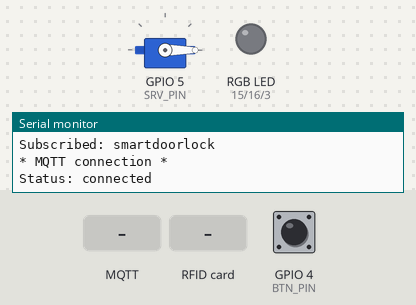
Simulated run of this sketch. Board: ESP8266 (NodeMCU). Shown: servo, an RGB LED mixed from three pins (HIGH = lit), the last lines printed to the serial monitor. The test bench sets the inputs (shaded band); at power-on: GPIO 4 (BTN_PIN) HIGH. WiFi joins after 1.5 s; servers stay silent unless stated; no MQTT or app messages arrive unless stated.

Above: at 5.7 s.
5.8 s: MQTT message "unlocked" arrives on the first subscribed topic
At 6.7 s:
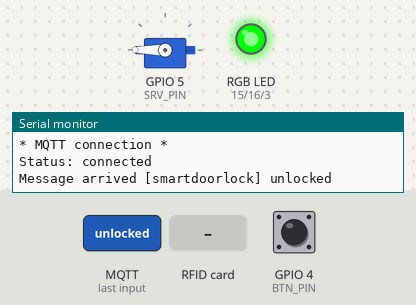
7.3 s: MQTT message "locked" arrives on the first subscribed topic
At 8.0 s:
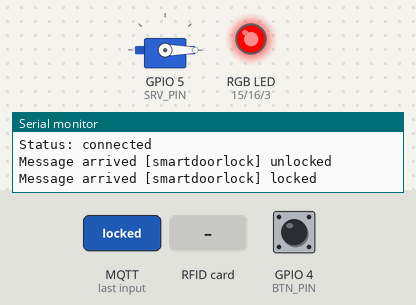
8.8 s: RFID card 5E 7A 19 C4 held to the reader
At 9.5 s:
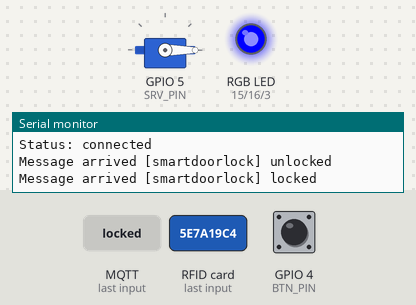
10.3 s: RFID card 29 73 A4 89 held to the reader
At 11.2 s:
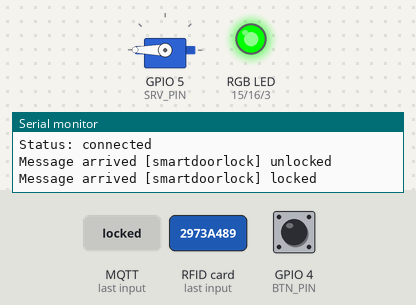
12.3 s: RFID card 5E 7A 19 C4 held to the reader
At 14.0 s:
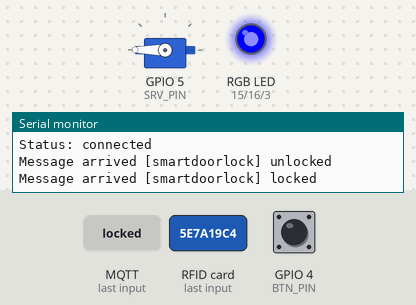
14.3 s: RFID card 60 1A A8 1E held to the reader
At 15.7 s:
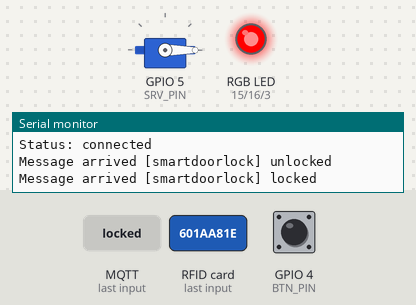
Timing chart, 0 to 17.3 s (numbered marks = the images above; inputs shaded):
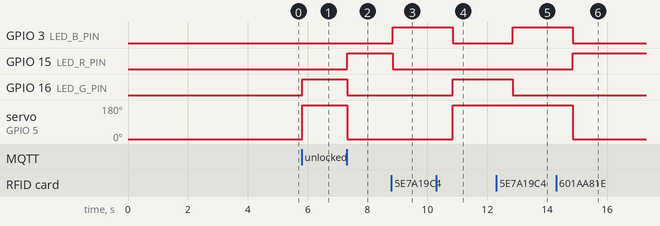

The sketch:

smartdoorlock.ino
```cpp
// Wireless RFID and WiFi Smart Door Lock using NodeMCU ESP8266

#include <SPI.h>
#include <Servo.h>
#include <MFRC522.h>
#include <WiFiManager.h>
#include <ESP8266WiFi.h>
#include <PubSubClient.h>
#include <WiFiClientSecure.h>

#define _WIFIMANAGER_LOGLEVEL_ NONE // For the WiFiManager library

#define RST_PIN 0     // RST-PIN for RC522 - RFID - SPI - Module GPIO0 (D3)
#define SDA_PIN 2     // SDA-PIN for RC522 - RFID - SPI - Module GPIO2 (D4)
#define SRV_PIN 5     // PIN for Servo Motor - DC Motor - Module GPIO5 (D1)
#define BTN_PIN 4     // PIN for Button - GPIO4 (D2)
#define LED_R_PIN 15  // Red pin for RGB LED - Module GPIO16 (D0)
#define LED_G_PIN 16  // Green pin for RGB LED - Module GPIO15 (D8)
#define LED_B_PIN 3   // Blue pin for RGB LED - Using 3.3V pin

// Global variables
bool SERVO_OPEN = false;
bool AUTH_TAG = 0;

// Wi-Fi connection information
const char* ssid = "";
const char* pswd = "";

// MQTT connection information
const char* mqtt_server = "mqtt.eclipseprojects.io";
String clientId = "ESP8266Client-" + String(ESP.getChipId());
String topic = "smartdoorlock";

// RFID information
const char* rfid_card = "29 73 A4 89";
const char* rfid_tag = "60 1A A8 1E";

// Create instances
WiFiClientSecure espClientSecure;
PubSubClient client(espClientSecure);
MFRC522 mfrc522(SDA_PIN, RST_PIN);
Servo servo;

/* Setup function */
void setup() {
  Serial.begin(115200);
  SPI.begin();
  Servo_Init();
  MFRC522_Init();
  Button_Init();
  WiFi_Init();
  MQTT_Init();
  RGB_LED_Init();
}

/* Loop function */
void loop() {
  MQTT_Check();
  MFRC522_Check();
  Button_Check();
}

/* Initialization functions */
void Servo_Init() {
  Serial.println("\n* Servo Motor initialization *");
  servo.attach(SRV_PIN);
  servo.write(0);
  Serial.println("Status: initialized");
}

void MFRC522_Init() {
  Serial.println("\n* RFID MFRC522 initialization *");
  mfrc522.PCD_Init();
  if (mfrc522.PCD_PerformSelfTest()) {
    mfrc522.PCD_DumpVersionToSerial();
    Serial.println("Status: initialized");
  } else {
    Serial.println("Status: uninitialized");
  }
}

void Button_Init() {
  Serial.println("\n* Button initialization *");
  pinMode(BTN_PIN, INPUT_PULLUP);
  Serial.println("Status: initialized");
}

void WiFi_Init() {
  WiFiManager wifiManager;
  wifiManager.setDebugOutput(false);

  Serial.println("\n* WiFi initialization *");
  if (!wifiManager.autoConnect("SmartDoorLock_AP")) {
    Serial.println("Access point: SmartDoorLock_AP");
    ESP.restart();
  }

  Serial.printf("WiFi connected (%s)\n", WiFi.SSID().c_str());
  Serial.printf("IP address: %s\n", WiFi.localIP().toString().c_str());
  delay(3000);
}

void MQTT_Init() {
  Serial.println("\n* MQTT initialization *");

  // Set up secure connection parameters
  espClientSecure.setInsecure(); // Use this line if you do not have specific CA, CERT, or KEY to load.
  client.setServer(mqtt_server, 8883);
  client.setCallback(MQTT_callback);

  Serial.println("Status: initialized");
  Serial.printf("MQTT Server: %s\n", mqtt_server);
  Serial.printf("Subscribed: %s\n", topic.c_str());
}

void RGB_LED_Init() {
  pinMode(LED_R_PIN, OUTPUT);
  pinMode(LED_G_PIN, OUTPUT);
  pinMode(LED_B_PIN, OUTPUT);
  RGB_LED_SetColor(0, 0, 0); // Turn off LED initially
}

/* Loop check functions */
void MQTT_Check() {
  if (!client.connected()) {
    MQTT_reconnect();
  }
  client.loop();
}

void MFRC522_Check() {
  if (!mfrc522.PICC_IsNewCardPresent()) {
    delay(50);
    return;
  }
  if (!mfrc522.PICC_ReadCardSerial()) {
    delay(50);
    return;
  }
  String content = "";
  for (byte i = 0; i < mfrc522.uid.size; i++) {
    content.concat(String(mfrc522.uid.uidByte[i] < 0x10 ? " 0" : " "));
    content.concat(String(mfrc522.uid.uidByte[i], HEX));
  }
  // Serial.println();
  content.toUpperCase();
  // Serial.println("Card ID: " + content);

  if (content.substring(1) == rfid_card || content.substring(1) == rfid_tag) {
    AUTH_TAG = 1;

    String state;
    if (SERVO_OPEN) {
      servo.write(0);
      RGB_LED_SetColor(255, 0, 0); // Red for locked
      state = "locked";
    } else {
      servo.write(180);
      RGB_LED_SetColor(0, 255, 0); // Green for unlocked
      state = "unlocked";
    }
    client.publish(topic.c_str(), state.c_str());
    SERVO_OPEN = !SERVO_OPEN;
  } else {
    AUTH_TAG = 0;
    RGB_LED_SetColor(0, 0, 255); // Blue for unauthorized
  }
  delay(2000);
}

void Button_Check() {
  static bool lastButtonState = HIGH;
  bool currentButtonState = digitalRead(BTN_PIN);

  if (lastButtonState == HIGH && currentButtonState == LOW) {
    String state;
    if (SERVO_OPEN) {
      servo.write(0);
      RGB_LED_SetColor(255, 0, 0); // Red for locked
      state = "locked";
    } else {
      servo.write(180);
      RGB_LED_SetColor(0, 255, 0); // Green for unlocked
      state = "unlocked";
    }
    client.publish(topic.c_str(), state.c_str());
    SERVO_OPEN = !SERVO_OPEN;
  }
  lastButtonState = currentButtonState;
}

/* MQTT handler functions */
void MQTT_callback(char* topic, byte* payload, unsigned int length) {
  String message;
  Serial.print("Message arrived [");
  Serial.print(topic);
  Serial.print("] ");
  for (unsigned int i = 0; i < length; i++) {
    Serial.print((char)payload[i]);
    message += (char)payload[i];
  }
  Serial.println();

  if (message == "unlocked") {
    servo.write(180);
    RGB_LED_SetColor(0, 255, 0); // Green for unlocked
    SERVO_OPEN = true;
    // Serial.println("MQTT: Door unlocked\n");
  } else if (message == "locked") {
    servo.write(0);
    RGB_LED_SetColor(255, 0, 0); // Red for locked
    SERVO_OPEN = false;
    // Serial.println("MQTT: Door locked\n");
  }
}

void MQTT_reconnect() {
  Serial.println("\n* MQTT connection *");
  while (!client.connected()) {
    Serial.print("Status: ");
    if (client.connect(clientId.c_str())) {
      Serial.println("connected\n");
      client.subscribe(topic.c_str());
      client.publish(topic.c_str(), "locked");
    } else {
      Serial.print("failed [rc=");
      Serial.print(client.state());
      Serial.println(" try again in 5 seconds]");
      delay(5000);
    }
  }
}

/* RGB LED handler functions */
void RGB_LED_SetColor(int red, int green, int blue) {
  analogWrite(LED_R_PIN, red);
  analogWrite(LED_G_PIN, green);
  analogWrite(LED_B_PIN, blue);
}
```

Measured:
- after the input at 5.8 s, GPIO 16 (LED_G_PIN): LOW → HIGH at once; servo on GPIO 5 (SRV_PIN): 0° → 180° at once
- after the input at 7.3 s, GPIO 15 (LED_R_PIN): LOW → HIGH at once; GPIO 16 (LED_G_PIN): HIGH → LOW at once; servo on GPIO 5 (SRV_PIN): 180° → 0° at once
- after the input at 8.8 s, GPIO 3 (LED_B_PIN): LOW → HIGH at once; GPIO 15 (LED_R_PIN): HIGH → LOW at once
- after the input at 10.3 s, GPIO 3 (LED_B_PIN): HIGH → LOW after 0.54 s; GPIO 16 (LED_G_PIN): LOW → HIGH after 0.54 s; servo on GPIO 5 (SRV_PIN): 0° → 180° after 0.54 s
- after the input at 12.3 s, GPIO 3 (LED_B_PIN): LOW → HIGH after 0.54 s; GPIO 16 (LED_G_PIN): HIGH → LOW after 0.54 s
- after the input at 14.3 s, GPIO 3 (LED_B_PIN): HIGH → LOW after 0.55 s; GPIO 15 (LED_R_PIN): LOW → HIGH after 0.55 s; servo on GPIO 5 (SRV_PIN): 180° → 0° after 0.55 s
